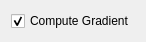
<?xml version="1.0" encoding="UTF-8"?>
<ui version="4.0">
 <class>QmitkGradientDifferenceMetricControls</class>
 <widget class="QWidget" name="QmitkGradientDifferenceMetricControls">
  <property name="geometry">
   <rect>
    <x>0</x>
    <y>0</y>
    <width>130</width>
    <height>38</height>
   </rect>
  </property>
  <property name="windowTitle">
   <string>Form</string>
  </property>
  <layout class="QVBoxLayout" name="verticalLayout">
   <item>
    <widget class="QCheckBox" name="m_ComputeGradient">
     <property name="minimumSize">
      <size>
       <width>0</width>
       <height>20</height>
      </size>
     </property>
     <property name="font">
      <font>
       <weight>50</weight>
       <bold>false</bold>
      </font>
     </property>
     <property name="text">
      <string>Compute Gradient</string>
     </property>
     <property name="checked">
      <bool>true</bool>
     </property>
    </widget>
   </item>
  </layout>
 </widget>
 <resources/>
 <connections/>
</ui>
